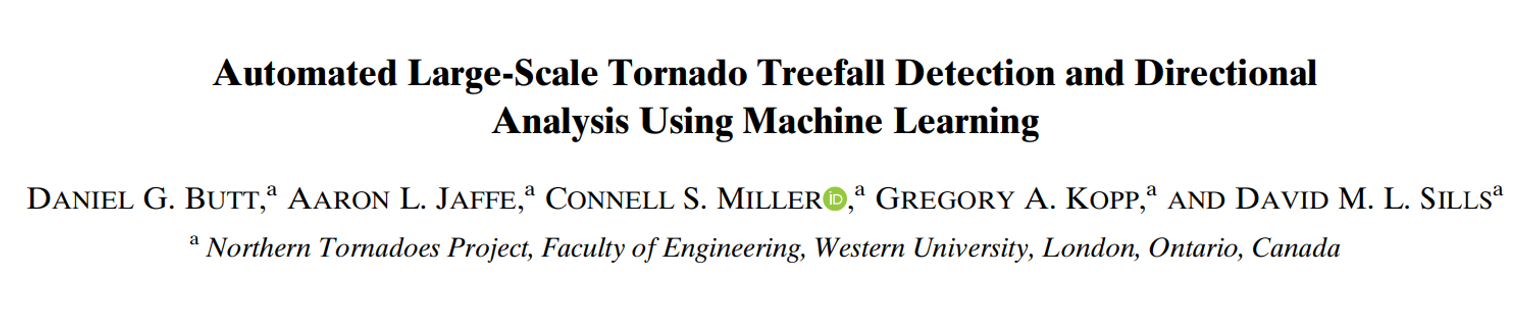
#> input picture Paper/paper_title.png, 1533 x 312 px
$ python -i image_processing.py   (imports and definitions only)   (older library calls are emulated)
#> lines starting #> are read from the running program, lines starting #| are printed output that depends on the picture
import os
import timeit

os.environ["OPENCV_IO_MAX_IMAGE_PIXELS"] = pow(2,40).__str__()
import cv2
from .utilities import *
import numpy as np
import math
# [1 line not run here, left out]


# Rotates an image (angle in degrees) and expands image to avoid cropping
# [51 lines left out: functions rotate_image, crop_coord_polygon, extract_scaled_mask, not called in this run]


def equalize_image(image):
    ycrcb = cv2.cvtColor(image, cv2.COLOR_BGR2YCR_CB)
    channels = cv2.split(ycrcb)
    cv2.equalizeHist(channels[0], channels[0])
    cv2.merge(channels, ycrcb)

    return cv2.cvtColor(ycrcb, cv2.COLOR_YCR_CB2BGR)


# [253 lines left out: functions batch_line_boxes, find_surrounding_images, crop_extended_region, not called in this run]

>>> import cv2
>>> picture = cv2.imread('../../Paper/paper_title.png')
#> picture is the input picture: shape (312, 1533, 3); mean B, G, R 239.9, 240, 239.9
>>> result = equalize_image(picture)
#> in equalize_image, `ycrcb = cv2.cvtColor(image, cv2.COLOR_BGR2YCR_CB)`: ycrcb: shape (312, 1533, 3); mean of channels 0, 1, 2 240, 128, 127.9
#> in equalize_image, `return cv2.cvtColor(ycrcb, cv2.COLOR_YCR_CB2BGR)`:
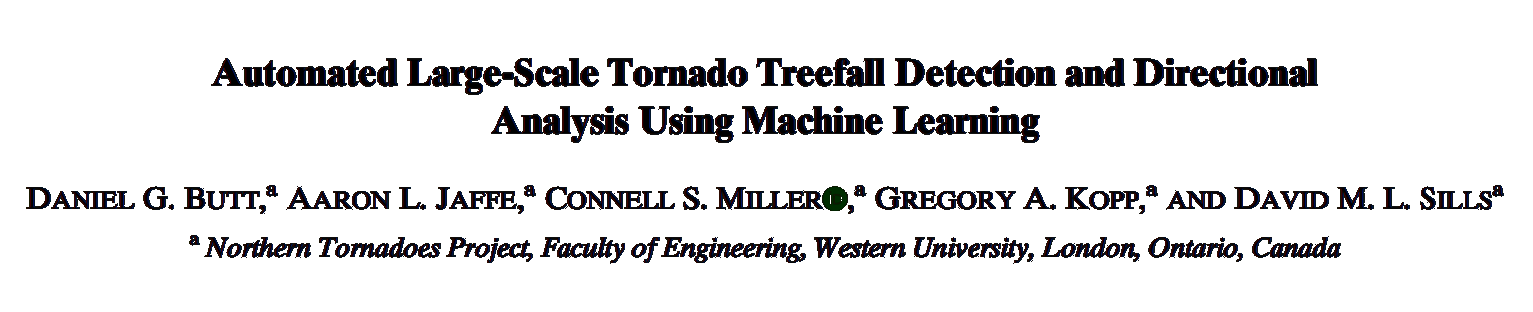
#> returned value: shape (312, 1533, 3); mean B, G, R 229.3, 228.5, 229
